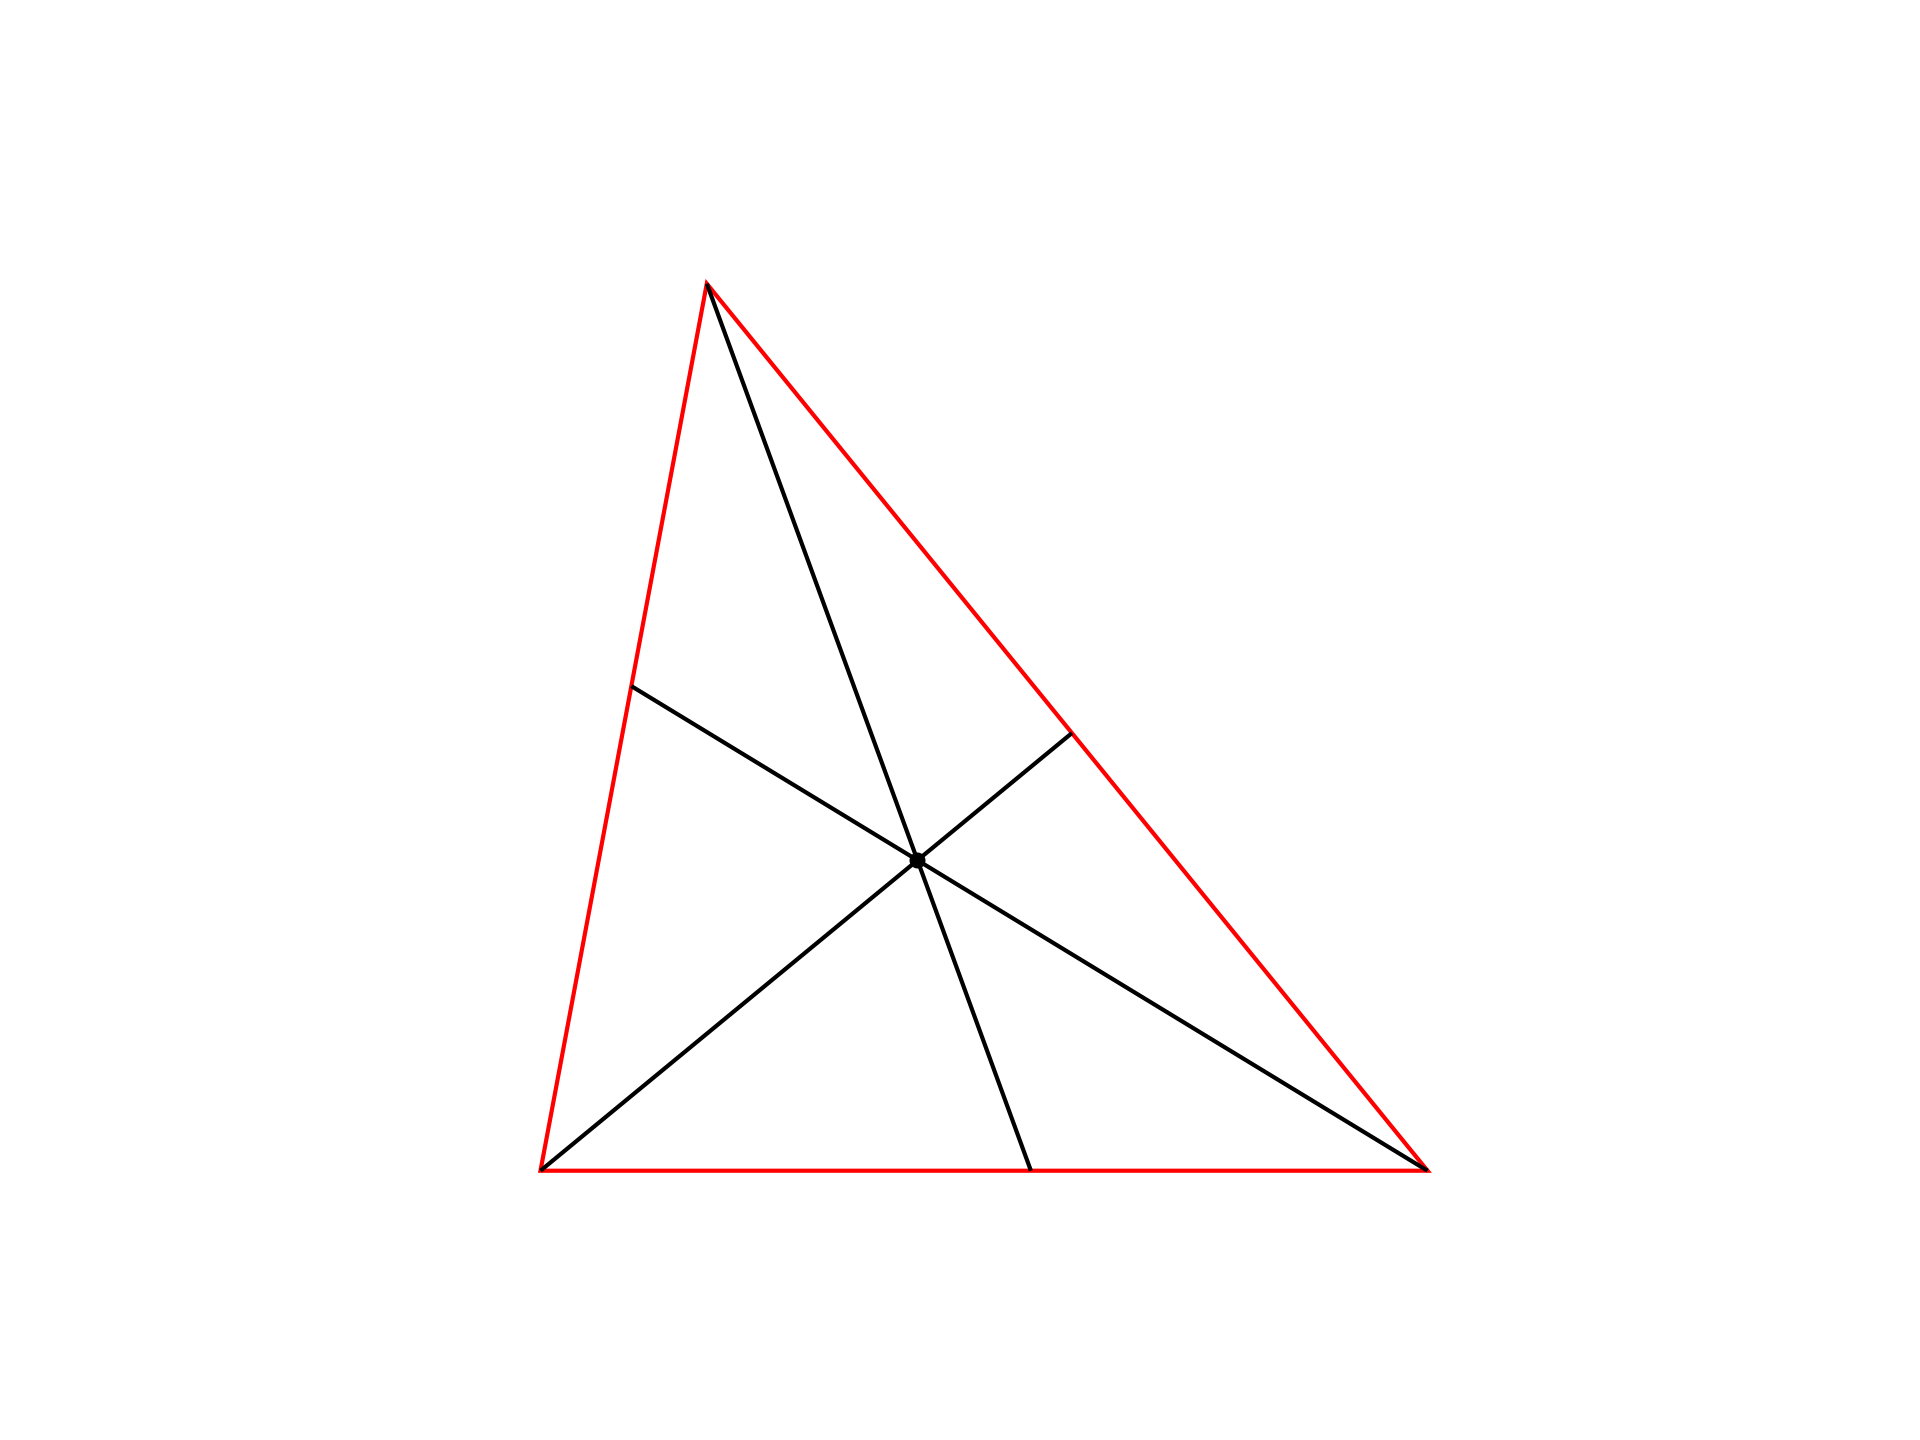

This chart was generated by the following Python code:
import matplotlib.pyplot as plt
import numpy as np
import geometry as geo

fig, ax = geo.init()
ax.set(xlim=(0,100), ylim=(0,100))

pL = geo.gtr()
A,B,C = pL
geo.opg(ax,pL)

P = geo.Point(44,38)


D = geo.xll([B,C],[A,P])
E = geo.xll([A,C],[B,P])
F = geo.xll([A,B],[C,P])
geo.dlss(ax,[[A,D],[B,E],[C,F]])

geo.savefig(plt)
